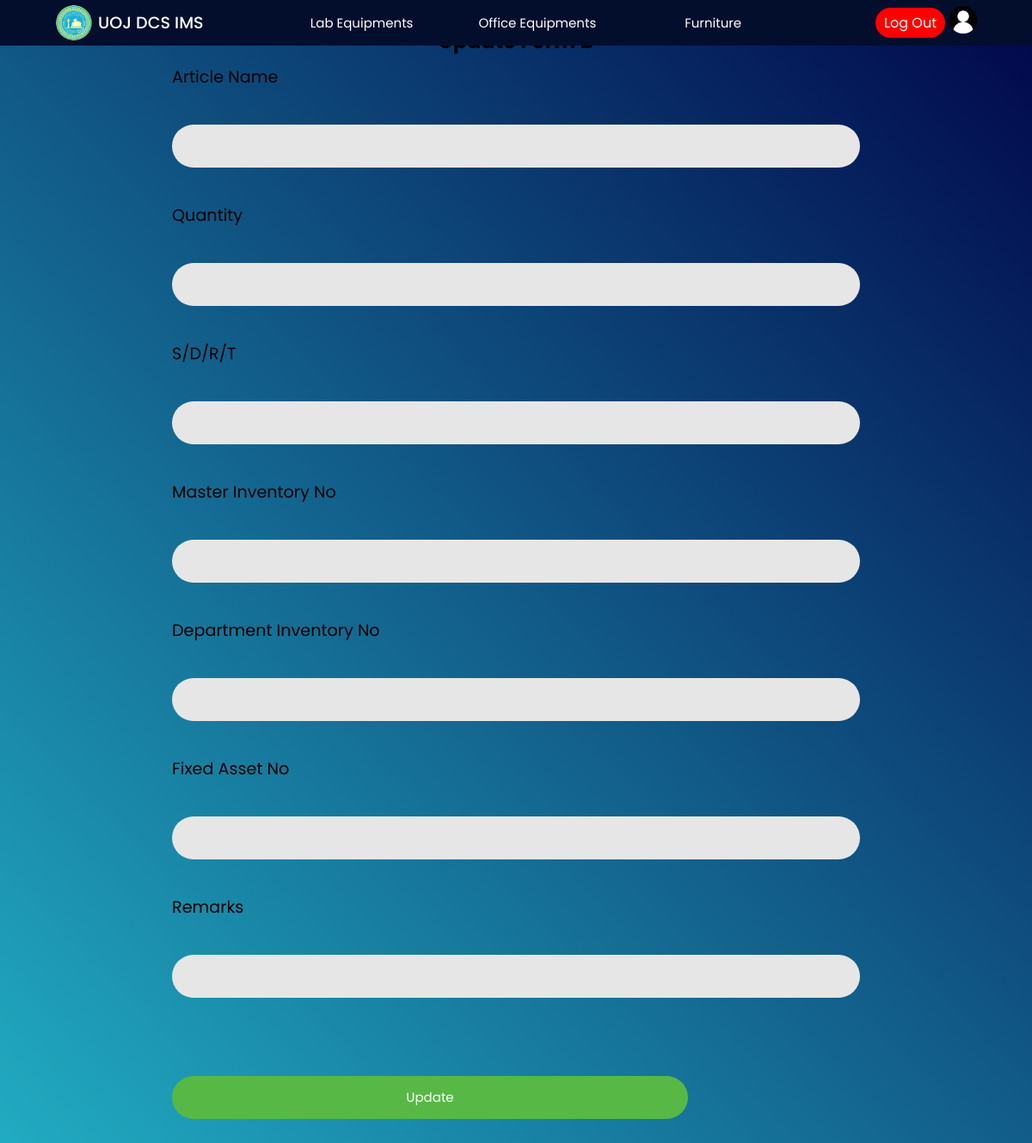
/Project/furniture/addDataFormB.php?dept_Inventory_no=1 (signed in), run on an earlier commit of the app's database.
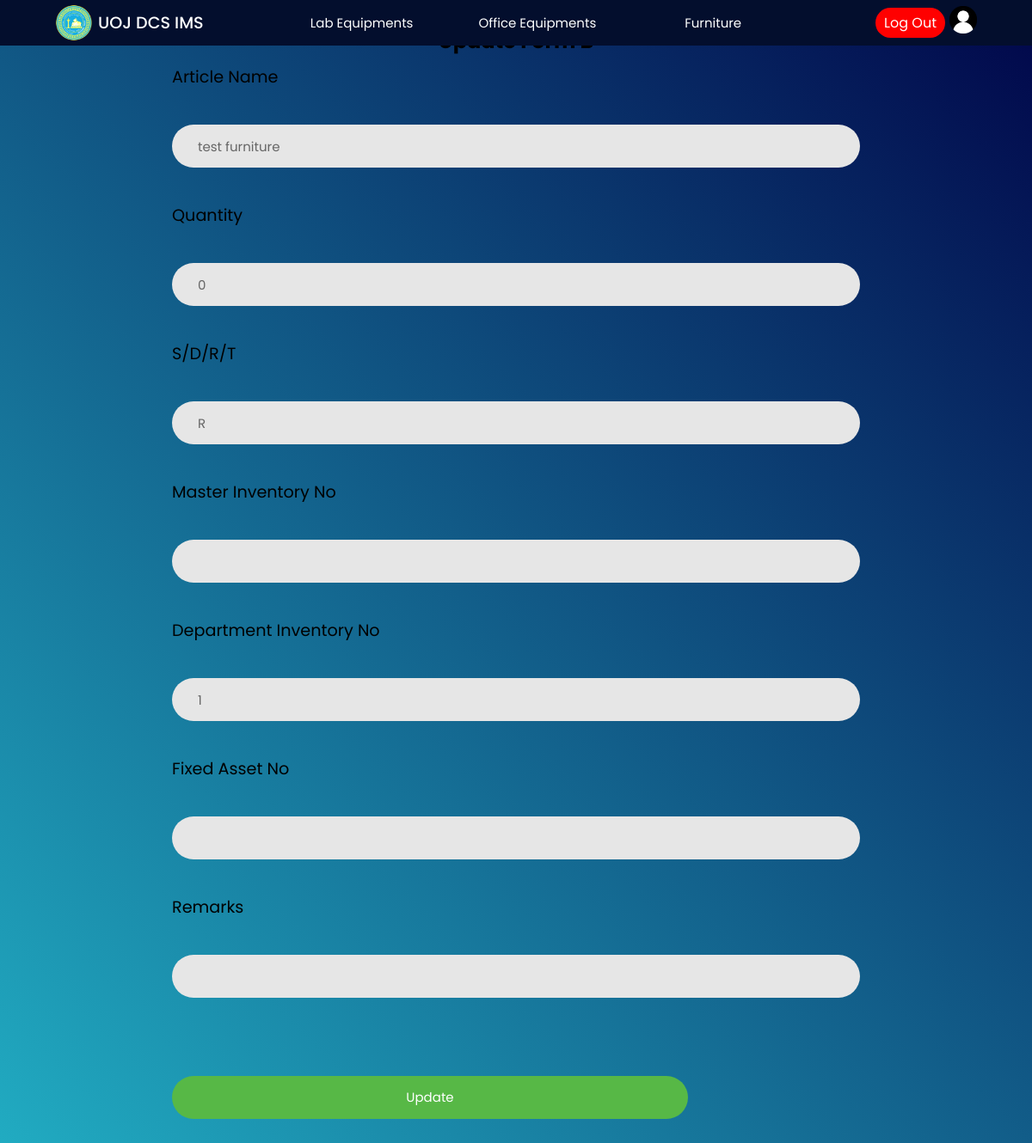
And on a later commit of the database.
### tables this page shows
CREATE TABLE `f_formb_table` (
  `article` varchar(200) NOT NULL,
  `quantity` int(11) NOT NULL,
  `sdrt` varchar(3) NOT NULL,
  `master_inventory_no` varchar(50) NOT NULL,
  `dept_Inventory_no` varchar(50) NOT NULL,
  `fixed_asset_no` varchar(50) NOT NULL,
  `remarks` varchar(200) NOT NULL
);

### Project/furniture/addDataFormB.php (the view, shortened to what this page needs)
<?php
include("../config/connection.php");
if (isset($_GET['dept_Inventory_no'])) {
    $dept_Inventory_no = $_GET['dept_Inventory_no'];
    $query1 = "SELECT * FROM f_formb_table WHERE dept_Inventory_no = '$dept_Inventory_no'";
    $result1 = mysqli_query($con, $query1);
    $row1 = mysqli_fetch_assoc($result1);
}
?>
<!DOCTYPE html>
<html lang="en">
<head>
    <link rel="stylesheet" href="../css/main.css">
    <link rel="stylesheet" href="../css/adddata.css">
</head>
<body>
    <?php include("../header/header.php"); ?>
    <h2><?php if (isset($_GET['dept_Inventory_no'])) {
        }  ?></h2>
    <form action="actionItemFormB.php" method="POST">
        <label for="article">Article Name</label> <br>
        <input type="text" name="article" value="<?php if (isset($_GET['dept_Inventory_no'])) {
                                                        echo $row1['article'];
                                                    } else {
                                                        echo "ssss";
                                                    } ?>" required /> <br>
        <label for="quantity">Quantity</label> <br>
        <input type="number" name="quantity" value="<?php if (isset($_GET['dept_Inventory_no'])) {
                                                        echo $row1['quantity'];
                                                    } ?>" /><br>
        <label for="sdrt">S/D/R/T</label> <br>
        <input type="text" name="sdrt" value="<?php if (isset($_GET['dept_Inventory_no'])) {
                                                    echo $row1['sdrt'];
                                                } ?>" required /><br>
        <label for="master_inventory_no">Master Inventory No</label> <br>
        <input type="text" name="master_inventory_no" value="<?php if (isset($_GET['dept_Inventory_no'])) {
                                                                    echo $row1['master_inventory_no'];
                                                                } ?>" /> <br>
        <label for="dept_Inventory_no">Department Inventory No</label> <br>
        <input type="text" name="dept_Inventory_no" value="<?php if (isset($_GET['dept_Inventory_no'])) {
                                                                echo $row1['dept_Inventory_no'];
                                                            } ?>" required /> <br>
        <label for="fixed_asset_no">Fixed Asset No</label> <br>
        <input type="text" name="fixed_asset_no" value="<?php if (isset($_GET['dept_Inventory_no'])) {
                                                            echo $row1['fixed_asset_no'];
                                                        } ?>" /> <br>
        <label for="remarks">Remarks</label> <br>
        <input type="text" name="remarks" value="<?php if (isset($_GET['dept_Inventory_no'])) {
                                                        echo $row1['remarks'];
                                                    } ?>" /> <br>
        <br><br>
        <input class="button" type="submit" name="<?php if (isset($_GET['dept_Inventory_no'])) {
                                                        echo "update";
                                                    }  ?>" value="<?php if (isset($_GET['dept_Inventory_no'])) {
                                                                        echo "Update";
                                                                    } ?>" style="width: 75%;" /> <br>
    </form>
</body>
</html>

What changed in the data, as far as the page shows it:
added f_formb_table: article "test furniture", quantity "0", sdrt "R", dept_Inventory_no "1"
